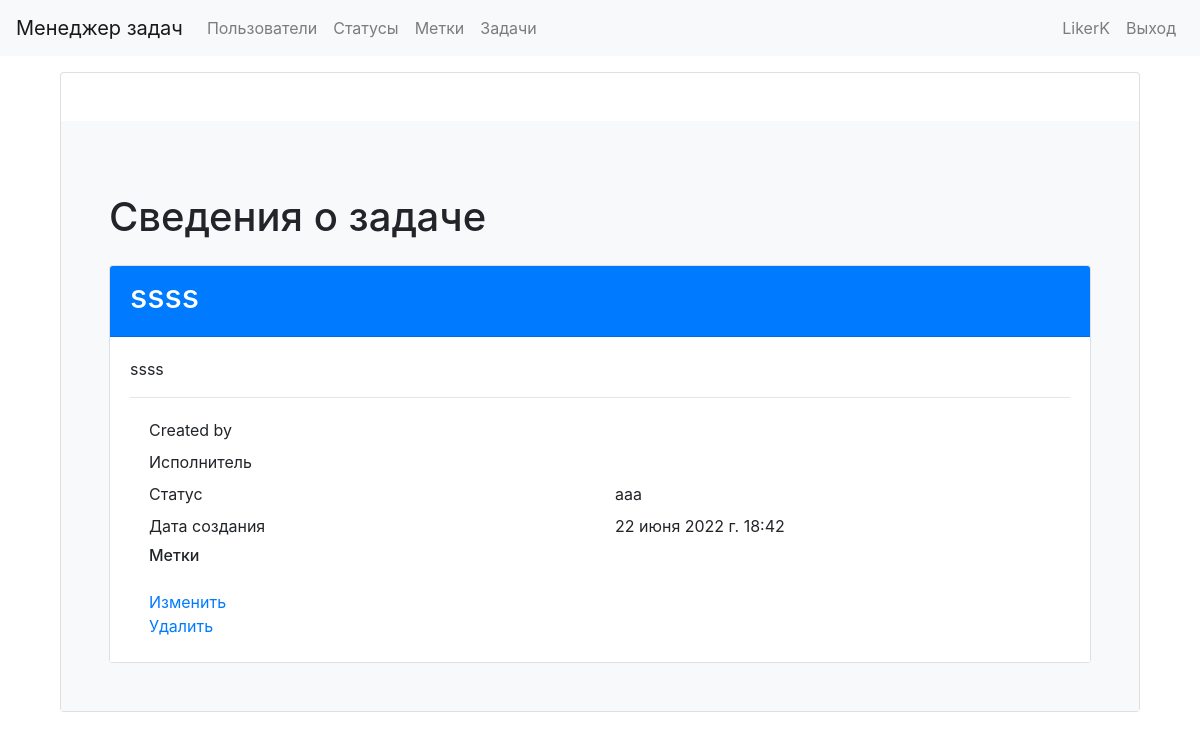
Page /tasks/4/ (signed in) on the committed database.
### task_manager/users/models.py (models this page shows)
class User(AbstractUser):
    def __str__(self):
        return self.get_full_name()
    class Meta:
        verbose_name = gettext_lazy('User')
        verbose_name_plural = gettext_lazy('Users')
        ordering = ['id']

### task_manager/tasks/models.py (models this page shows, shortened)
class Task(models.Model):
    name = models.CharField(
        max_length=MAX_LENGTH,
        unique=True,
        verbose_name=gettext_lazy('Name')
    )
    description = models.TextField(
        verbose_name=gettext_lazy('Description'),
        max_length=MAX_LENGTH_OF_DESCRIPTION,
        blank=True,
    )
    status = models.ForeignKey(
        Status,
        on_delete=models.PROTECT,
        verbose_name=gettext_lazy('Status'),
        blank=False,
    )
    author = models.ForeignKey(
        User,
        null=False,
        on_delete=models.PROTECT,
        verbose_name=gettext_lazy('Auhtor'),
        related_name='tasks_author',
    )
    executor = models.ForeignKey(
        User,
        verbose_name=gettext_lazy('Executor'),
        on_delete=models.PROTECT,
        blank=True,
        null=True,
        related_name='tasks_executor',
    )
    labels = models.ManyToManyField(
        Label,
        verbose_name=gettext_lazy('Labels'),
        blank=True,
        related_name='tasks',
        through='LabelTaskIntermediate',
        through_fields=('task', 'label'),
    )
    created_at = models.DateTimeField(
        auto_now_add=True,
        verbose_name=gettext_lazy('Date of create'),
    )
    class Meta:
        verbose_name = gettext_lazy('Task')
        ordering = ['id']

### task_manager/statuses/models.py (models this page shows)
class Status(models.Model):
    name = models.CharField(
        max_length=MAX_LENGTH,
        unique=True,
        verbose_name=gettext_lazy('Name')
    )
    created_at = models.DateTimeField(
        auto_now_add=True,
        verbose_name=gettext_lazy('Date of create'),
    )
    def __str__(self):
        return self.name
    class Meta:
        verbose_name = gettext_lazy('Status')
        ordering = ['id']

### task_manager/tasks/views.py (the view)
# urls.py: path('<int:pk>/', TaskDetails.as_view(), name='details'),
class TaskDetails(SuccessMessageMixin, LoginRequiredMixin, DetailView):
    model = Task
    template_name = TASK_DETAILS
    context_object_name = 'task_details'
    def get_context_data(self, **kwargs):
        context = super().get_context_data(**kwargs)
        context[TITLE] = TASK_DETAILS_TITLE
        context[LABEL] = self.get_object().labels.all()
        return context

### task_manager/templates/task_details.html (shortened to what this page needs)
{% extends "base.html" %}
{% load i18n %}
{% load bootstrap4 %}
{% load static %}
{% block content %}
<div class="container wrapper flex-grow-1">
    <div class="card">
        <div class="card-body p-5 bg-light mt-5 pt-4 pb-16">
            <h1 class="my-4">
                {{ title }}
            </h1>
            <div class="card">
                <div class="card-header bg-primary text-white">
                    <h2>{{ task_details.name }}</h2>
                </div>
                <div class="card-body bg-white">
                    <p>{{ task_details.description }}</p>
                    <hr>
                    <div class="container">
                        <div class="row p-1">
                            <div class="col">{% translate "Created by" %}</div>
                            <div class="col">{{ task_details.author }}</div>
                        </div>
                        <div class="row p-1">
                            <div class="col">{% translate "Executive" %}</div>
                            <div class="col">{{ task_details.executor }}</div>
                        </div>
                        <div class="row p-1">
                            <div class="col">{% translate "Status" %}</div>
                            <div class="col">{{ task_details.status }}</div>
                        </div>
                        <div class="row p-1">
                            <div class="col">{% translate "Created at" %}</div>
                            <div class="col">{{ task_details.created_at }}</div>
                        </div>
                        <div class="row p-1">
                            <div class="col">
                                <h6>{% translate "Labels:" %}</h6>
                            </div>
                        </div>
                        <div class="row p-1">
                            <div class="col">
                                <a href="{% url 'tasks:change' task_details.id %}">{% translate "Change" %}</a>
                                <br>
                                <a href="{% url 'tasks:delete' task_details.id %}">{% translate "Delete" %}</a>
                              </div>
                        </div>
                    </div>
                </div>
            </div>
        </div>
    </div>
</div>
{% endblock %}

### task_manager/templates/base.html (shortened to what this page needs)
{% load i18n %}
{% load bootstrap4 %}
{% bootstrap_css %}
  <head>
  </head>
  <body class="d-flex flex-column min-vh-100">
    <nav class="navbar navbar-expand-lg navbar-light bg-light mb-3">
      <a class="navbar-brand" href="/">Менеджер задач</a>
      <div class="navbar-collapse collapse" id="navbarToggleExternalContent" style>
        <ul class="navbar-nav mr-auto">
          <li class="nav-item">
            <a class="nav-link" href="{% url 'users:list' %}">Пользователи</a>
          </li>
          {% if user.is_authenticated %}
          <li class="nav-item">
            <a class="nav-link" href="{% url 'statuses:list' %}">Статусы</a>
          </li>
          <li class="nav-item">
            <a class="nav-link" href="{% url 'labels:list' %}">Метки</a>
          </li>
          <li class="nav-item">
            <a class="nav-link" href="{% url 'tasks:list' %}">Задачи</a>
          </li>
          {% endif %}
        </ul>
        <ul class="navbar-nav">
        {% if user.is_authenticated %}
          <li class="nav-item">
            <span class="nav-link">{{ user.username }}</span>
          </li>
          <li class="nav-item">
            <a class="nav-link" href="{% url 'logout' %}">Выход</a>
          </li>
        {% endif %}
        </ul>
      </div>
    </nav>
    <div class="container wrapper flex-grow-1">
      {% block content %}{% endblock %}
    </div>
  </body>

### rows in the picture
User: username "LikerK"
Task: name "ssss", description "ssss", status "aaa", created_at "22 июня 2022 г. 18:42"

### other values in the picture
{{ title }} "Сведения о задаче"
